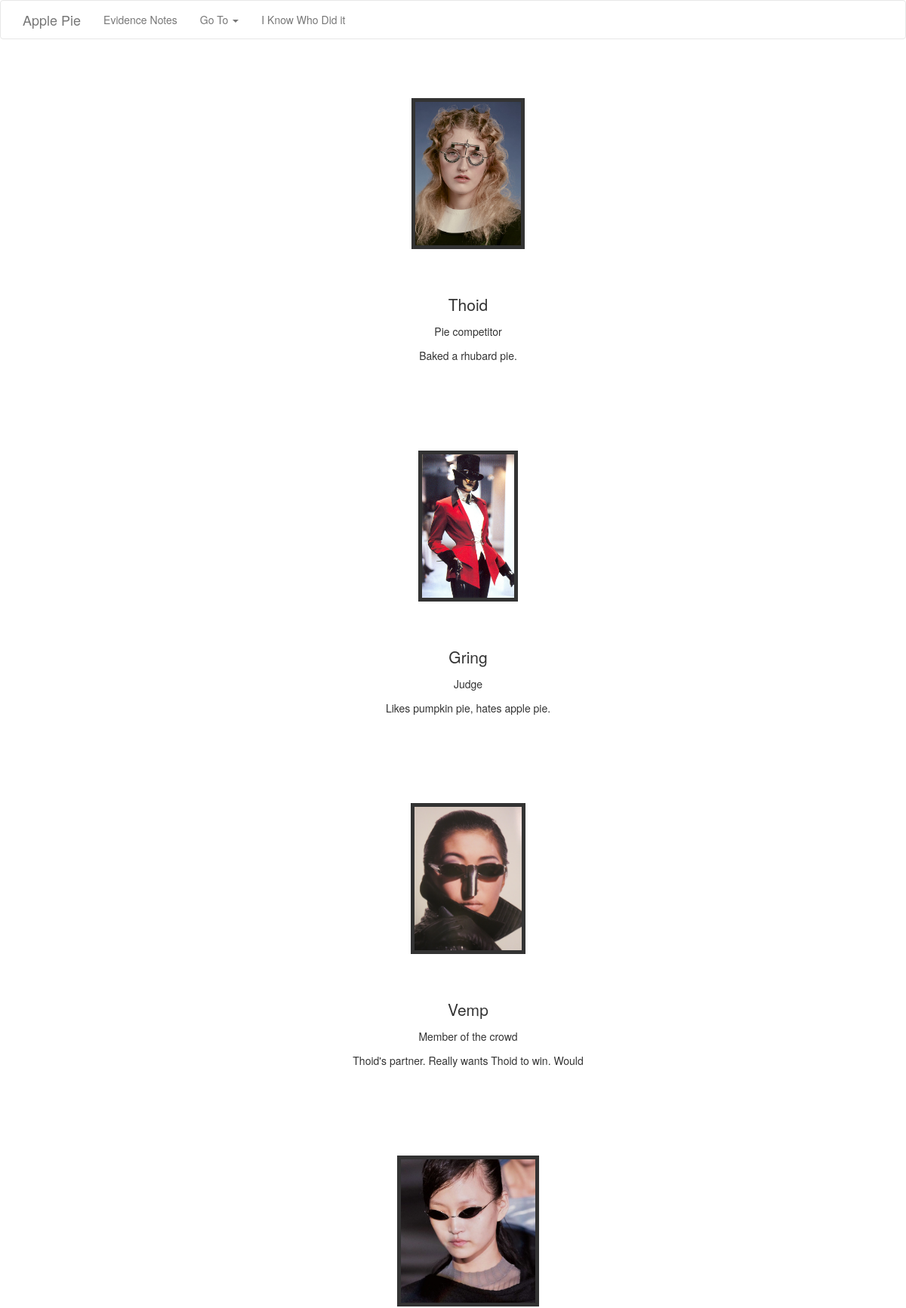
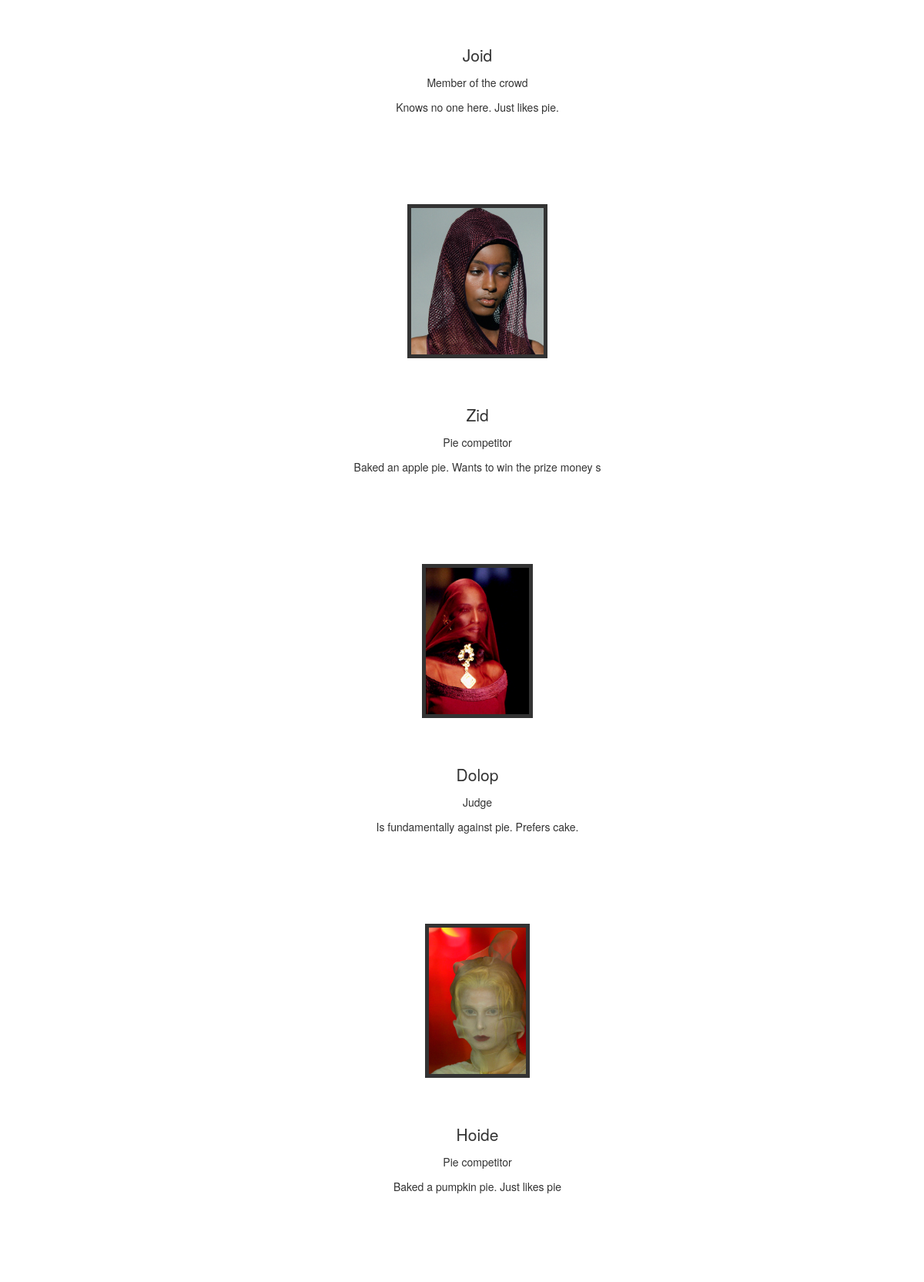
The app's page /evidence.php (upper part) with its own data (2 pictures, top to bottom).
### tables this page shows
CREATE TABLE `Suspects` (
  `name` varchar(20) NOT NULL,
  `role` varchar(50) NOT NULL,
  `background` varchar(50) NOT NULL,
  `image` varchar(50) NOT NULL
);

### connection.php (called while the page is built)
<?php
$servername = "localhost";
$username = "root";
$password = "root";
try {
    $conn = new PDO("mysql:host=$servername;dbname=suspect_db", $username, $password);
    $conn->setAttribute(PDO::ATTR_ERRMODE, PDO::ERRMODE_EXCEPTION);
    }
catch(PDOException $e)
    {
    echo "Connection failed: " . $e->getMessage();
    }
try {
    $results = $conn->query("SELECT name, role, background, image FROM Suspects");
} catch (Exception $e) {
    echo "Connection Failure";
    exit;
}
$suspects = $results->fetchAll();

### evidence.php (the view)
<?php include("header.php");
include("connection.php");
?>
<ul class="list">
<?php foreach ($suspects as $item) {
    echo "<li><img class='image' src='img/"
        .$item["image"]
        ."' alt='"
        . $item["name"]
        . "' /> <br> <div class='name'>"
        . $item["name"]
        . " </div><br><div class='role'>"
        . $item["role"]
        ."</div><br><div class='content'>"
        . $item["background"]
        . "</div> </li>";
} ?>
</ul>
<?php include("footer.php"); ?>

### header.php (shortened to what this page needs)
<html>
<head>
        <link rel="stylesheet" href="files/bootstrap.css">
    <link rel="stylesheet" href="files/main.css">
        <nav class="navbar navbar-default">
  <div class="container">
    <div class="navbar-header">
      <a class="navbar-brand" href="index.php">Apple Pie</a>
    </div>
    <div class="collapse navbar-collapse" id="bs-example-navbar-collapse-1">
      <ul class="nav navbar-nav">
        <li><a href="evidence.php">Evidence Notes</a></li>
        <li class="dropdown">
          <a href="#" class="dropdown-toggle" data-toggle="dropdown" role="button" aria-haspopup="true" aria-expanded="false">Go To <span class="caret"></span></a>
        </li>
          <li><a href="answer.php">I Know Who Did it</a></li>
        </ul>
    </div>
  </div>
</nav>
    </head>
<body>

### footer.php (shortened to what this page needs)
    </body>
</html>

### files/main.css (style rules this page uses)
.image { max-width: 200px; max-height: 200px; margin: 5%; border: solid 5px; }
ul { list-style: none; }
.content { margin: 0% 5% 5% 5%; }
.name { font-weight: 300; font-size:1.5em; }
.list { text-align:center; }
.navbar { background: white; }
.role { line-height: 3px; }

### records on screen
suspects: image (picture), name "Thoid", role "Pie competitor", background "Baked a rhubard pie."
suspects: image (picture), name "Gring", role "Judge", background "Likes pumpkin pie, hates apple pie."
suspects: image (picture), name "Vemp", role "Member of the crowd", background "Thoid's partner. Really wants Thoid to win. Would"
suspects: image (picture), name "Joid", role "Member of the crowd", background "Knows no one here. Just likes pie."
suspects: image (picture), name "Zid", role "Pie competitor", background "Baked an apple pie. Wants to win the prize money s"
suspects: image (picture), name "Dolop", role "Judge", background "Is fundamentally against pie. Prefers cake."
suspects: image (picture), name "Hoide", role "Pie competitor", background "Baked a pumpkin pie. Just likes pie"
